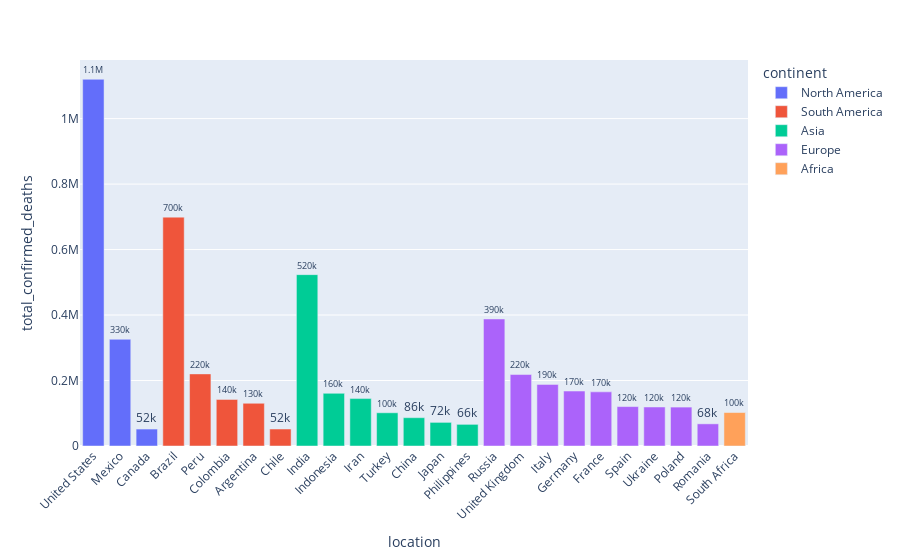

The code cell stored with this chart in its notebook:
### Code cell
fig = px.bar(
    df_country_deaths.head(25), # .head(25) takes the 25 countries with the most deaths 
    y='total_confirmed_deaths', # Use deaths for the y axis
    x='location', # Use the location for the x axis 
    text='total_confirmed_deaths', # Display total confirmed deaths
    color='continent' # Apply the same color for bars that belong to the same continent
)
# Put bar total value above bars with 2 valuetotal_confirmed_deathss of precision
fig.update_traces(texttemplate='%{text:.2s}', textposition='outside')

# Set fontsize and uniformtext_mode='hide' to hide the text if it won't fit
fig.update_layout(uniformtext_minsize=8)

# Rotate labels 45 degrees (gives the country labels a sloped angle)
fig.update_layout(xaxis_tickangle=-45)
fig

### Figure 1 — Plotly figure (JSON) as saved in the notebook; plotly's stock layout.template omitted (floating-point values rounded to 4 significant figures)
{"data": [{"alignmentgroup": "True", "hovertemplate": "continent=North America<br>location=%{x}<br>total_confirmed_deaths=%{text}<extra></extra>", "legendgroup": "North America", "marker": {"color": "#636efa", "pattern": {"shape": ""}}, "name": "North America", "offsetgroup": "North America", "orientation": "v", "showlegend": true, "text": [1120056, 325918, 51728], "textposition": "outside", "texttemplate": "%{text:.2s}", "type": "bar", "x": ["United States", "Mexico", "Canada"], "xaxis": "x", "y": [1120056, 325918, 51728], "yaxis": "y"}, {"alignmentgroup": "True", "hovertemplate": "continent=South America<br>location=%{x}<br>total_confirmed_deaths=%{text}<extra></extra>", "legendgroup": "South America", "marker": {"color": "#EF553B", "pattern": {"shape": ""}}, "name": "South America", "offsetgroup": "South America", "orientation": "v", "showlegend": true, "text": [699054, 220222, 142315, 130458, 51854], "textposition": "outside", "texttemplate": "%{text:.2s}", "type": "bar", "x": ["Brazil", "Peru", "Colombia", "Argentina", "Chile"], "xaxis": "x", "y": [699054, 220222, 142315, 130458, 51854], "yaxis": "y"}, {"alignmentgroup": "True", "hovertemplate": "continent=Asia<br>location=%{x}<br>total_confirmed_deaths=%{text}<extra></extra>", "legendgroup": "Asia", "marker": {"color": "#00cc96", "pattern": {"shape": ""}}, "name": "Asia", "offsetgroup": "Asia", "orientation": "v", "showlegend": true, "text": [523391, 160902, 144832, 101492, 86479, 72152, 66084], "textposition": "outside", "texttemplate": "%{text:.2s}", "type": "bar", "x": ["India", "Indonesia", "Iran", "Turkey", "China", "Japan", "Philippines"], "xaxis": "x", "y": [523391, 160902, 144832, 101492, 86479, 72152, 66084], "yaxis": "y"}, {"alignmentgroup": "True", "hovertemplate": "continent=Europe<br>location=%{x}<br>total_confirmed_deaths=%{text}<extra></extra>", "legendgroup": "Europe", "marker": {"color": "#ab63fa", "pattern": {"shape": ""}}, "name": "Europe", "offsetgroup": "Europe", "orientation": "v", "showlegend": true, "text": [388000, 218344, 188125, 167821, 165355, 120383, 119145, 118860, 67675], "textposition": "outside", "texttemplate": "%{text:.2s}", "type": "bar", "x": ["Russia", "United Kingdom", "Italy", "Germany", "France", "Spain", "Ukraine", "Poland", "Romania"], "xaxis": "x", "y": [388000, 218344, 188125, 167821, 165355, 120383, 119145, 118860, 67675], "yaxis": "y"}, {"alignmentgroup": "True", "hovertemplate": "continent=Africa<br>location=%{x}<br>total_confirmed_deaths=%{text}<extra></extra>", "legendgroup": "Africa", "marker": {"color": "#FFA15A", "pattern": {"shape": ""}}, "name": "Africa", "offsetgroup": "Africa", "orientation": "v", "showlegend": true, "text": [102272], "textposition": "outside", "texttemplate": "%{text:.2s}", "type": "bar", "x": ["South Africa"], "xaxis": "x", "y": [102272], "yaxis": "y"}], "layout": {"barmode": "relative", "legend": {"title": {"text": "continent"}, "tracegroupgap": 0}, "margin": {"t": 60}, "uniformtext": {"minsize": 8}, "xaxis": {"anchor": "y", "domain": [0, 1], "tickangle": -45, "title": {"text": "location"}}, "yaxis": {"anchor": "x", "domain": [0, 1], "title": {"text": "total_confirmed_deaths"}}}}
